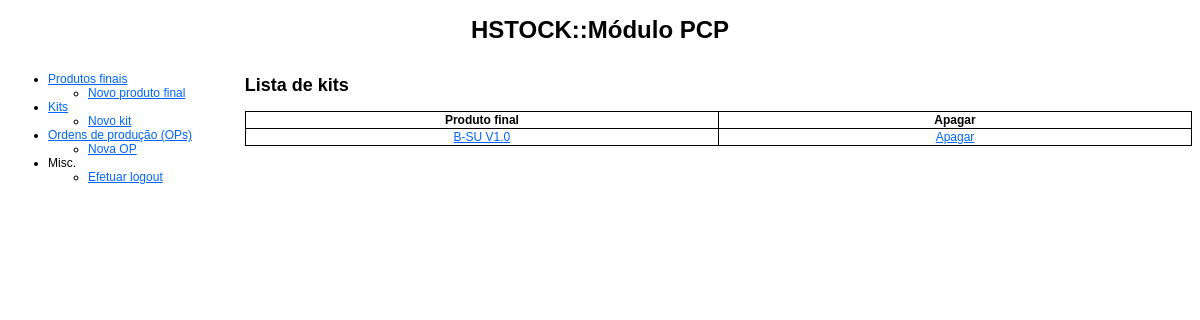
/pcp/kits.php (signed in), run on an earlier commit of the app's database.
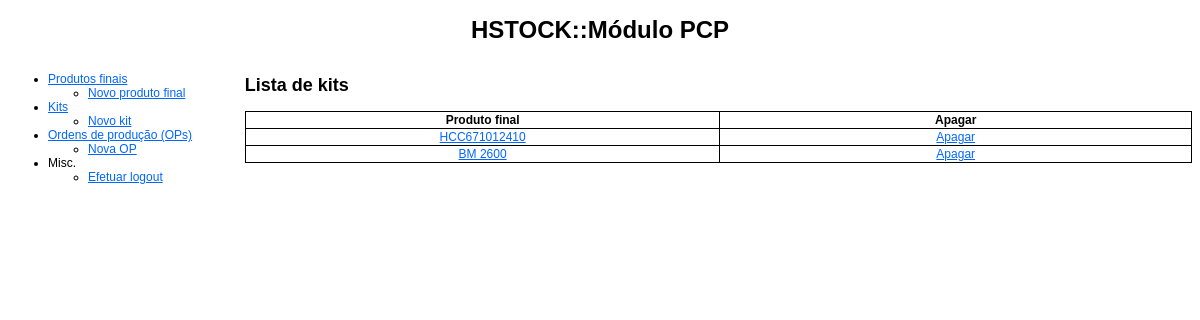
And on a later commit of the database.
### tables this page shows
CREATE TABLE IF NOT EXISTS `produtos_finais` (
  `id` int(11) NOT NULL AUTO_INCREMENT,
  `nome` varchar(255) NOT NULL,
  `descricao` text NOT NULL,
  PRIMARY KEY (`id`)
);

### pcp/kits.php (the view, shortened to what this page needs)
<!DOCTYPE html PUBLIC "-//W3C//DTD XHTML 1.0 Transitional//EN" "http://www.w3.org/TR/xhtml1/DTD/xhtml1-transitional.dtd">
<html xmlns="http://www.w3.org/1999/xhtml">
    <head>
        <link href="estilos_hton.css" rel="stylesheet" type="text/css" />
    </head>
    <body>
   	<div id="header">
    	<h1>HSTOCK::Módulo PCP</h1>
    </div>
    <div id="menu">
        <?php require_once('menu.php'); ?>
	</div>
    <div id="content">
    	<?php
		@$action = $_GET['action'];
		switch($action)
		{
					?>
				<?php
			default:
				?>
				<h2>Lista de kits</h2>
                <table class="content_table">
                	<tr>
                    	<th>Produto final</th>
                        <th>Apagar</th>
                    </tr>
                    <?php
					$c = new conexao;
					$c->set_charset('utf8');
					$q = "SELECT a.* FROM produtos_finais AS a INNER JOIN kits AS b ON a.id = b.produto_final_id GROUP BY b.produto_final_id;";
					$r = $c->query($q);
					while($produto_final = $r->fetch_object()): ?>
                    <tr>
                    	<td><a href='kits.php?action=view&produto_final_id=<?php echo $produto_final->id; ?>'><?php echo $produto_final->nome; ?></a></td>
                        <td><a href='kits.php?action=delete&produto_final_id=<?php echo $produto_final->id; ?>'>Apagar</a></td>
					</tr>
                    <?php endwhile; ?>
                </table>
				<?php
			break;
		}
		?>
    </div>
    </body>
</html>

What changed in the data, as far as the page shows it:
removed produtos_finais: nome "B-SU V1.0"
added produtos_finais: nome "HCC671012410"
added produtos_finais: nome "BM 2600"
